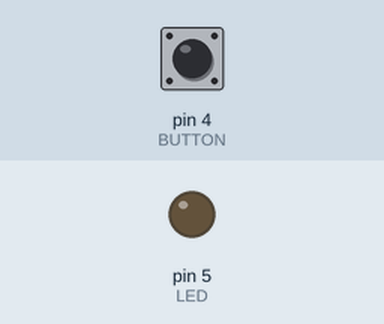
Recording of a sketch running on a simulated Arduino Uno, built with avr-gcc and run on an emulated ATmega328P. Shown: output pins drawn as LEDs (lit = HIGH). Dashed ring = blinking. Inputs (shaded band) come from the test bench; at power-on: pin 4 (BUTTON) LOW.

Above: at 1.2 s.
1.3 s: pin 4 (BUTTON) pulled HIGH for 3.2 s
At 2.1 s:
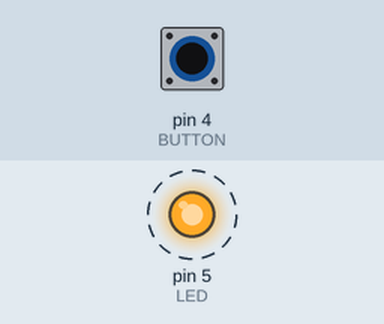
6.0 s: pin 4 (BUTTON) pulled HIGH for 0.15 s
At 6.3 s:
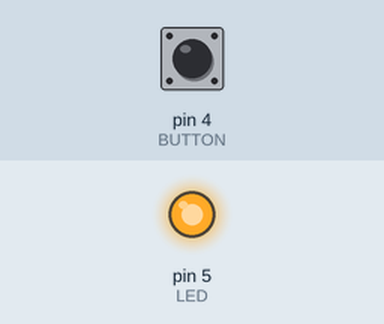
7.6 s: pin 4 (BUTTON) pulled HIGH for 1 s
At 8.7 s:
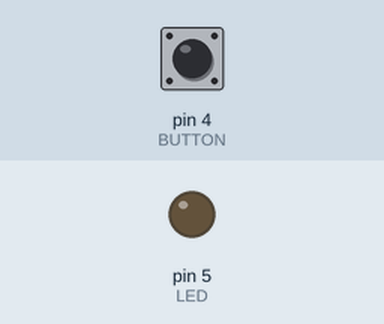
Timing chart, 0 to 10.6 s (numbered marks = the images above; inputs shaded):
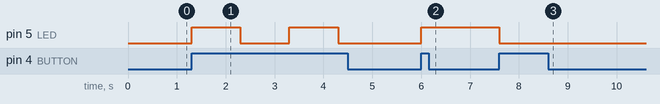

The sketch:

ArduinoLED.ino
```cpp
#define LED 5
#define BUTTON 4
bool buttonState;
bool clickedFlag = false;
void setup() {
  // put your setup code here, to run once:

 Serial.begin(115200);
 pinMode(LED, OUTPUT);
 pinMode(BUTTON, INPUT);


}

void loop() {

  buttonState = digitalRead(BUTTON);
  if(buttonState == 1 ) {
    if(clickedFlag == false) {
      digitalWrite(LED, HIGH);
      clickedFlag = true;
      delay(1000);
      }else {
        digitalWrite(LED, LOW);
        clickedFlag = false;
        delay(1000);
        }
    }

}
```

Measured:
- after the input at 1.3 s, pin 5 (LED): alternates HIGH for 1.0 s and LOW for 1.0 s, starting at once
- after the input at 6.0 s, pin 5 (LED): LOW → HIGH at once
- after the input at 7.6 s, pin 5 (LED): HIGH → LOW at once
